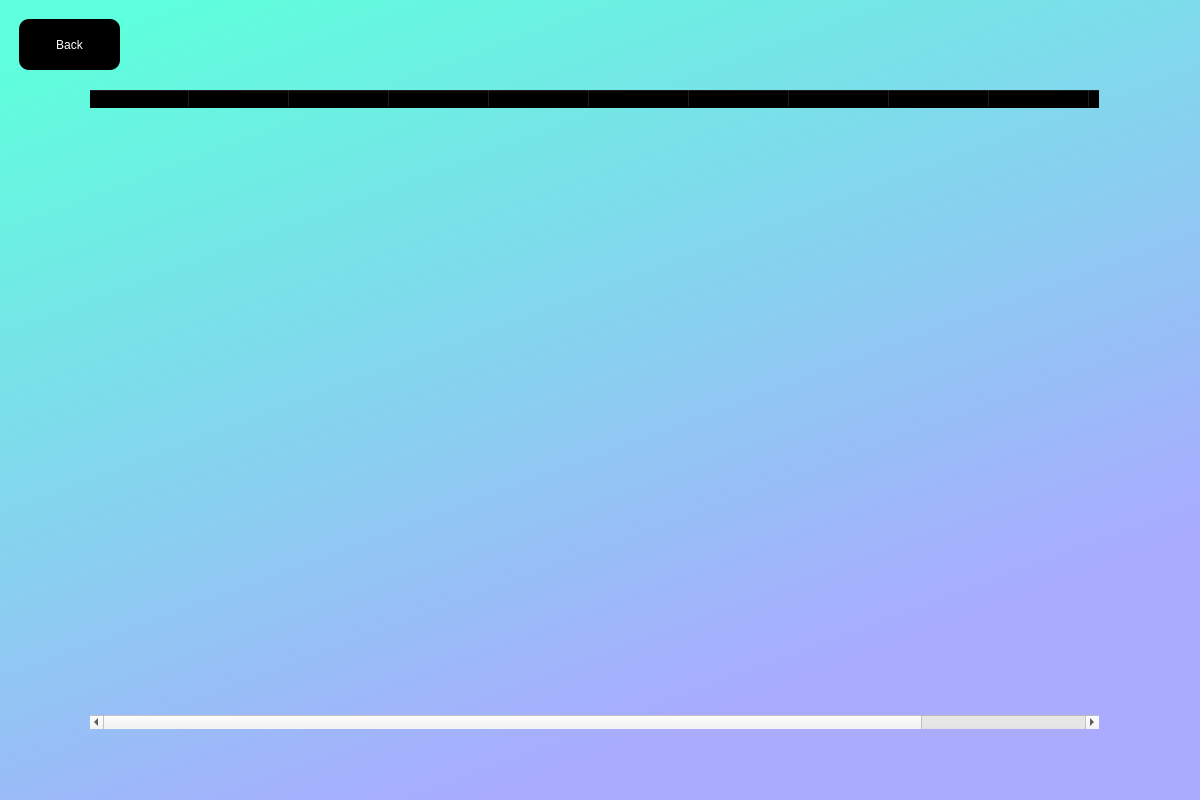
<?xml version="1.0" encoding="UTF-8"?>
<ui version="4.0">
 <class>Dialog</class>
 <widget class="QDialog" name="Dialog">
  <property name="geometry">
   <rect>
    <x>0</x>
    <y>0</y>
    <width>1200</width>
    <height>800</height>
   </rect>
  </property>
  <property name="windowTitle">
   <string>Dialog</string>
  </property>
  <widget class="QWidget" name="widget" native="true">
   <property name="geometry">
    <rect>
     <x>-1</x>
     <y>-1</y>
     <width>1201</width>
     <height>801</height>
    </rect>
   </property>
   <property name="styleSheet">
    <string notr="true">QWidget#widget{

background-color:qlineargradient(spread:pad, x1:0.031, y1:0.0629545, x2:0.526316, y2:0.943, stop:0 rgba(94, 255, 220, 255), stop:1 rgba(170, 170, 255, 255))}</string>
   </property>
   <widget class="QLabel" name="error">
    <property name="geometry">
     <rect>
      <x>410</x>
      <y>610</y>
      <width>681</width>
      <height>31</height>
     </rect>
    </property>
    <property name="styleSheet">
     <string notr="true">font: 14pt &quot;Myanmar Text&quot;;
color:red;</string>
    </property>
    <property name="text">
     <string/>
    </property>
   </widget>
   <widget class="QTableWidget" name="tableWidget">
    <property name="geometry">
     <rect>
      <x>90</x>
      <y>90</y>
      <width>1011</width>
      <height>641</height>
     </rect>
    </property>
    <property name="styleSheet">
     <string notr="true">font: 16pt &quot;Myanmar Text&quot;;
background-color: rgba(0, 0,0,0);
color: rgb(0, 0, 0);
</string>
    </property>
    <column>
     <property name="text">
      <string>New Column</string>
     </property>
    </column>
    <column>
     <property name="text">
      <string>New Column</string>
     </property>
    </column>
    <column>
     <property name="text">
      <string>New Column</string>
     </property>
    </column>
    <column>
     <property name="text">
      <string>New Column</string>
     </property>
    </column>
    <column>
     <property name="text">
      <string>New Column</string>
     </property>
    </column>
    <column>
     <property name="text">
      <string>New Column</string>
     </property>
    </column>
    <column>
     <property name="text">
      <string>New Column</string>
     </property>
    </column>
    <column>
     <property name="text">
      <string>New Column</string>
     </property>
    </column>
    <column>
     <property name="text">
      <string>New Column</string>
     </property>
    </column>
    <column>
     <property name="text">
      <string>New Column</string>
     </property>
    </column>
    <column>
     <property name="text">
      <string>New Column</string>
     </property>
    </column>
    <column>
     <property name="text">
      <string>New Column</string>
     </property>
    </column>
   </widget>
   <widget class="QPushButton" name="back">
    <property name="geometry">
     <rect>
      <x>20</x>
      <y>20</y>
      <width>101</width>
      <height>51</height>
     </rect>
    </property>
    <property name="styleSheet">
     <string notr="true">border-radius:10px;
font: 18pt &quot;Georgia&quot;;
background-color: rgb(0, 0, 0);

color: rgb(255, 255, 255);</string>
    </property>
    <property name="text">
     <string>Back</string>
    </property>
   </widget>
  </widget>
 </widget>
 <resources>
  <include location="Icon.qrc"/>
 </resources>
 <connections/>
</ui>
